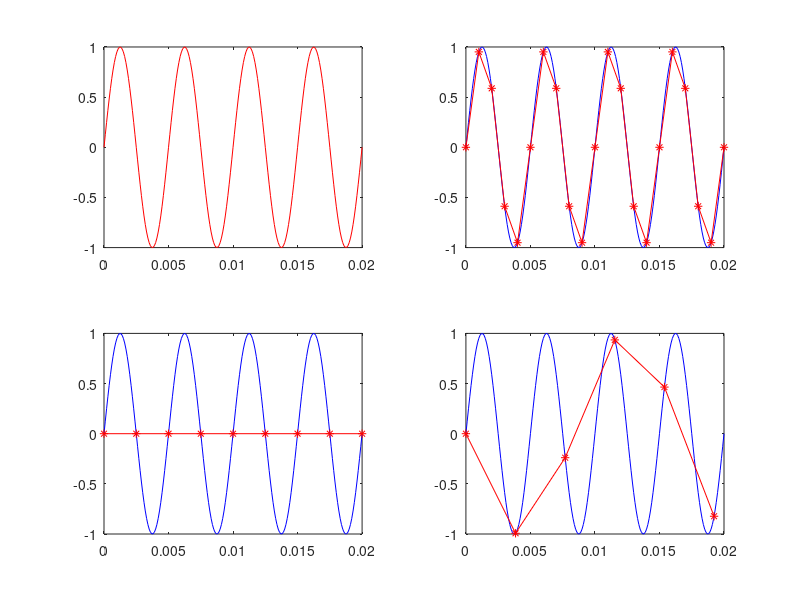

MATLAB code to generate this figure:
tfinal = 0.02;
t= 0:0.0001:tfinal;
xanalog = sin(2*pi*200*t);
subplot(2,2,1);
plot(t,xanalog,'r-')

fs1 = 5*200;
n1=0:1/fs1:tfinal;
x1=sin(2*pi*200*n1)
subplot(2,2,2);
plot(t,xanalog,'b',n1,x1,'r*-');

fs2 = 2*200;
n2=0:1/fs2:tfinal;
x1=sin(2*pi*200*n2)
subplot(2,2,3);
plot(t,xanalog,'b',n2,x1,'r*-')

fs3 = 1.3*200;
n3=0:1/fs3:tfinal;
x1=sin(2*pi*200*n3)
subplot(2,2,4);
plot(t,xanalog,'b',n3,x1,'r*-')

    
    
    